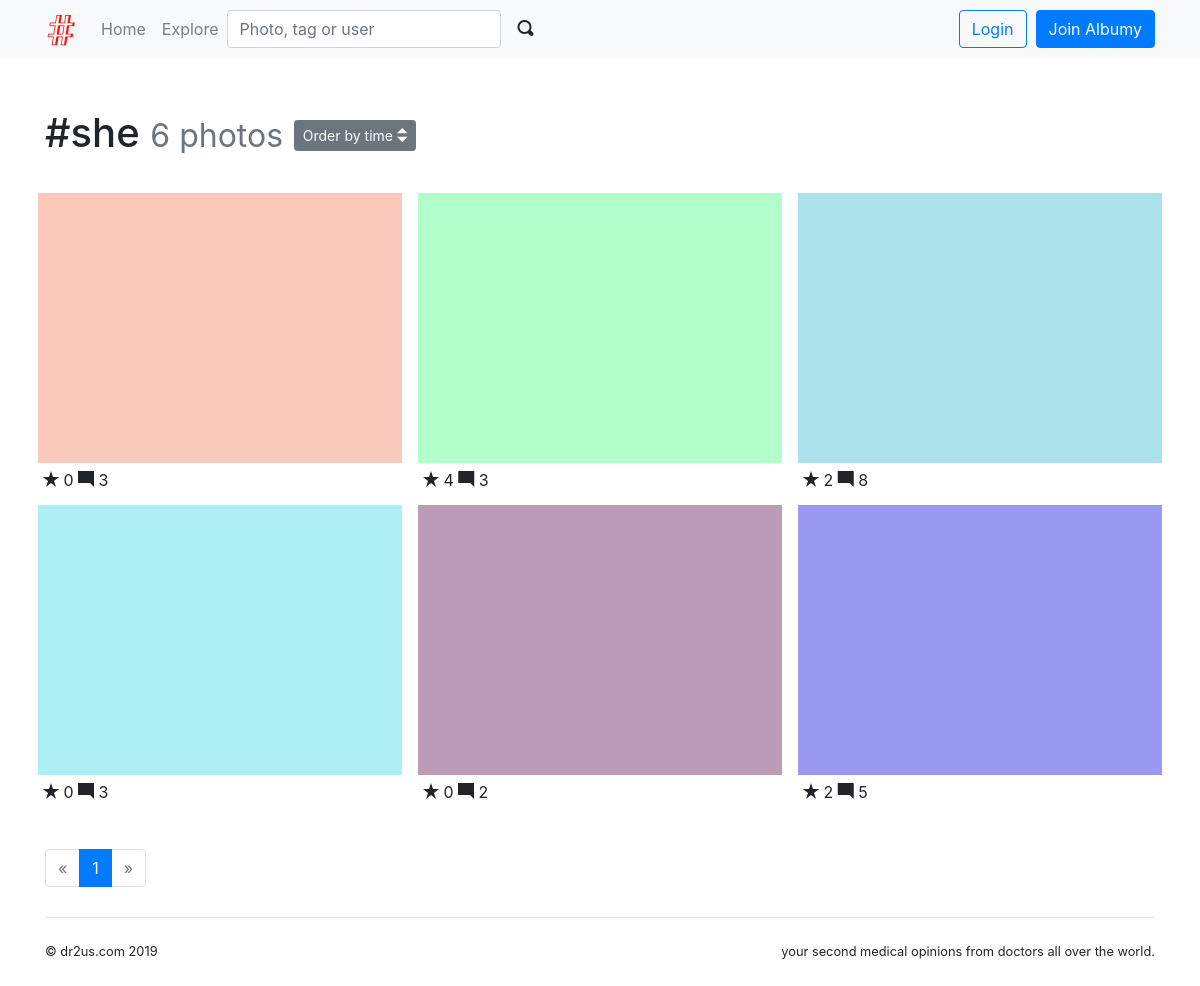
The page /tag/1 on the database its author committed.
### albumy/models.py (models this page shows)
@whooshee.register_model('name')
class Tag(db.Model):
    id = db.Column(db.Integer, primary_key=True)
    name = db.Column(db.String(64), index=True, unique=True)
    photos = db.relationship('Photo', secondary=tagging, back_populates='tags')

@whooshee.register_model('description')
class Photo(db.Model):
    id = db.Column(db.Integer, primary_key=True)
    description = db.Column(db.String(500))
    filename = db.Column(db.String(64))
    filename_s = db.Column(db.String(64))
    filename_m = db.Column(db.String(64))
    timestamp = db.Column(db.DateTime, default=datetime.utcnow, index=True)
    can_comment = db.Column(db.Boolean, default=True)
    flag = db.Column(db.Integer, default=0)
    author_id = db.Column(db.Integer, db.ForeignKey('user.id'))
    rates = db.relationship('Rate', foreign_keys=[Rate.rater_photo_id], back_populates='rater_photo', cascade='all',
                            lazy='dynamic')  # get the rate data that are given by this photo user
    author = db.relationship('User', back_populates='photos')
    comments = db.relationship('Comment', back_populates='photo', cascade='all')
    collectors = db.relationship('Collect', back_populates='collected', cascade='all')
    tags = db.relationship('Tag', secondary=tagging, back_populates='photos')
    invites = db.relationship('Invite', foreign_keys=[Invite.photo_id], back_populates='photo', cascade='all',
                              lazy='dynamic')

### albumy/blueprints/main.py (the view)
@main_bp.route('/tag/<int:tag_id>', defaults={'order': 'by_time'})
@main_bp.route('/tag/<int:tag_id>/<order>')
def show_tag(tag_id, order):
    tag = Tag.query.get_or_404(tag_id)
    page = request.args.get('page', 1, type=int)
    per_page = current_app.config['ALBUMY_PHOTO_PER_PAGE']
    order_rule = 'time'
    pagination = Photo.query.with_parent(tag).order_by(Photo.timestamp.desc()).paginate(page, per_page)
    photos = pagination.items
    if order == 'by_collects':
        photos.sort(key=lambda x: len(x.collectors), reverse=True)
        order_rule = 'collects'
    return render_template('main/tag.html', tag=tag, pagination=pagination, photos=photos, order_rule=order_rule)

### albumy/__init__.py (called while the page is built)
def register_template_context(app):
    @app.context_processor
    def make_template_context():
        if current_user.is_authenticated:
            notification_count = Notification.query.with_parent(current_user).filter_by(is_read=False).count()
        else:
            notification_count = None
        return dict(notification_count=notification_count)

### albumy/extensions.py (called while the page is built)
    def can(self, permission_name):
        return False

### albumy/templates/main/tag.html (shortened to what this page needs)
{% extends 'base.html' %}
{% from 'bootstrap/pagination.html' import render_pagination %}
{% from 'bootstrap/form.html' import render_form %}
{% from 'macros.html' import photo_card with context %}
{% block content %}
    <div class="page-header">
        <h1>#{{ tag.name }}
            <small class="text-muted">{{ tag.photos|length }} photos</small>
            <span class="dropdown">
            <button class="btn btn-secondary btn-sm" type="button" id="dropdownMenuButton" data-toggle="dropdown"
                    aria-haspopup="true" aria-expanded="false">
                Order by {{ order_rule }} <span class="oi oi-elevator"></span>
            </button>
        </span>
        </h1>
    </div>
    <div class="row">
        {% for photo in photos %}
            {{ photo_card(photo) }}
        {% endfor %}
    </div>
    <div class="page-footer">
        {{ render_pagination(pagination, align='center') }}
    </div>
{% endblock %}

### albumy/templates/macros.html (shortened to what this page needs)
{% macro photo_card(photo) %}
    <div class="photo-card card">
        <a class="card-thumbnail" href="{{ url_for('main.show_photo', photo_id=photo.id) }}">
            <img class="card-img-top portrait" src="{{ url_for('main.get_image', filename=photo.filename_s) }}">
        </a>
        <div class="card-body">
            <span class="oi oi-star"></span> {{ photo.collectors|length }}
            <span class="oi oi-comment-square"></span> {{ photo.comments|length }}
        </div>
    </div>
{% endmacro %}

### albumy/static/css/style.css (style rules this page uses)
.page-header { padding-top: 20px; padding-bottom: 20px; }
.page-footer { padding-top: 40px; }
nav { margin-bottom: 30px; }
.photo-card { float: left; width: 33.333%; padding: 0.5rem 0.5rem 0 0.5rem; border: 0; }
.photo-card .card-body { padding: 5px; }
.card-thumbnail { position: relative; width: auto; height: 20em; overflow: hidden; }
.card-thumbnail img { position: absolute; left: 50%; top: 50%; height: 100%; width: auto; -webkit-transform: translate(-50%, -50%); -ms-transform: translate(-50%, -50%); transform: translate(-50%, -50%); }
.card-thumbnail img.portrait { width: 100%; height: auto; }
@media (max-width: 1280px) { .card-thumbnail { height: 270px; } }

### rows shown on the page
Tag: name "she"
Photo: filename_s (picture), collectors|length "0", comments|length "3"
Photo: filename_s (picture), collectors|length "4", comments|length "3"
Photo: filename_s (picture), collectors|length "2", comments|length "8"
Photo: filename_s (picture), collectors|length "0", comments|length "3"
Photo: filename_s (picture), collectors|length "0", comments|length "2"
Photo: filename_s (picture), collectors|length "2", comments|length "5"

### other values the page prints
{{ render_nav_item('main.index', 'Home') }} "Home"
{{ render_nav_item('main.explore', 'Explore') }} "Explore"
{{ tag.photos|length }} "6"
{{ order_rule }} "time"
{{ render_pagination(pagination, align='center') }} "« 1 »"
